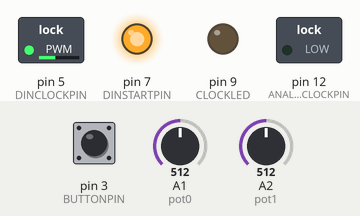
Recording of a sketch running on a simulated Arduino Nano, built with avr-gcc and run on an emulated ATmega328P. Parts: switched loads named in the sketch (green lamp = pin HIGH), output pins drawn as LEDs (lit = HIGH). The test bench sets the inputs (shaded band); at power-on: A1 (pot0) = 512, pin 3 (BUTTONPIN) HIGH, A2 (pot1) = 512. MIDI output is not drawn.

Above: at 1.2 s.
1.3 s: A1 (pot0) set to 306
At 1.77 s:
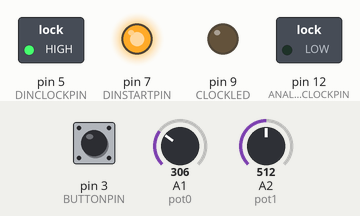
4.3 s: pin 3 (BUTTONPIN) pulled LOW for 0.15 s
At 4.8 s:
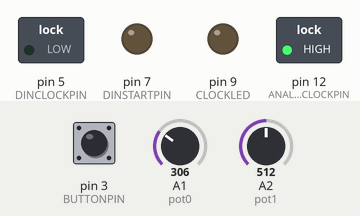
6.0 s: pin 3 (BUTTONPIN) pulled LOW for 1 s
At 8.56 s:
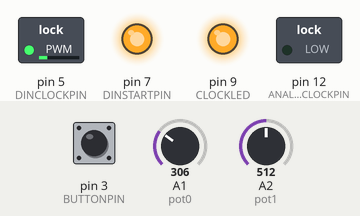
10.0 s: A2 (pot1) set to 306
13.0 s: A1 (pot0) set to 0
At 13.4 s:
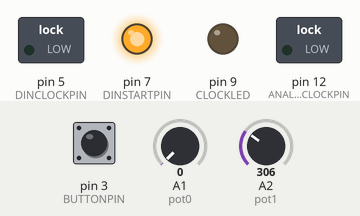
16.0 s: A1 (pot0) set to 122
Timing chart, 0 to 22.8 s (numbered marks = the images above; inputs shaded):
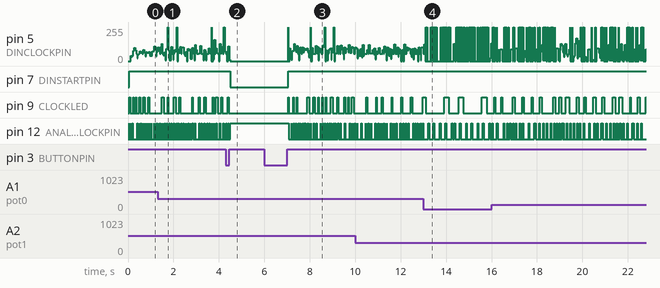

Measured:
- after the input at 4.3 s, pin 7 (DINSTARTPIN): HIGH → LOW after 0.20 s
- after the input at 6.0 s, pin 7 (DINSTARTPIN): LOW → HIGH after 1.1 s

The sketch:

Clocky22.ino
```cpp
/*
  Clocky for Arduino Nano
  Midi and DIN Sync outputter
  March 2022 - Travis Thatcher recompas@gmail.com
*/


/************** EDIT HERE ****************/
#include <MIDI.h>
#include <arduino-timer.h>

// Created and binds the MIDI interface to the default hardware Serial port
MIDI_CREATE_DEFAULT_INSTANCE();

static boolean test = false; // for debugging
int startTime = 0;

// MIDI channel to send messages to
const int channelOut = 1;

// timers
auto clockTimer = timer_create_default();
auto dinClockTimer  = timer_create_default();

/************ END EDIT HERE **************/

//average count
const int numReadings = 20;

//analog readings vars
int idx=0;
int readings0[numReadings];
int readings1[numReadings];

int pot0Total = 0;
int pot1Total = 0;

int pot0Avg = 0;
int pot1Avg = 0;

int pot0 = A1;
int pot1 = A2;


float ppqMs = 0;

long lastDebounceTime = 0;
long debounceDelay = 50;

float tempoScaled = 0;

boolean playing = false;
boolean ticking = false;

float swingOffset = 0;

// 24/qn count
int currentDiv = 0;

int prevToggleRead = 0;

int toggleRead = 0;
const int BUTTONPIN = 3;
const int DINCLOCKPIN = 5;
const int DINSTARTPIN = 7;
const int CLOCKLED = 9;
const int ANALOGCLOCKPIN = 12;

void setup() {


 startTime = millis();
  pinMode(BUTTONPIN, INPUT); // button
  pinMode(DINCLOCKPIN, OUTPUT); // din clock
  digitalWrite(DINCLOCKPIN, LOW);
  pinMode(DINSTARTPIN, OUTPUT); // din start/stop
  digitalWrite(DINSTARTPIN, LOW);
  pinMode(CLOCKLED, OUTPUT); // quarter note clock led
  digitalWrite(CLOCKLED, LOW);
  pinMode(ANALOGCLOCKPIN, OUTPUT); // 16th note clock out
  digitalWrite(ANALOGCLOCKPIN, LOW);

  if(test){
    Serial.begin(9600);
    Serial.println("Hi!");
  }
  else{
    MIDI.begin(1);
    MIDI.turnThruOff();
  }
  readings0[0]=0;
  readings1[0]=0;

}

void dinClockOff(){
  dinClockTimer.cancel();

  digitalWrite(DINCLOCKPIN, LOW);
  return false;
}

void handleTick(){

  clockTimer.cancel();
  ticking = false;
  if(currentDiv%6==0){
    digitalWrite(ANALOGCLOCKPIN, HIGH);
  }else{
    digitalWrite(ANALOGCLOCKPIN, LOW);
  }
  currentDiv++;
  if (currentDiv>23){
    currentDiv = 0;
  }
  if(test){
    //Serial.println("tick yo");
  }else{
    // send midi clock message
    MIDI.sendRealTime(midi::Clock);
  }
  digitalWrite(DINCLOCKPIN, HIGH);
  dinClockTimer.in(ppqMs/2, dinClockOff);
  return false;
}

void toggleState() {

  if (!playing) {
    if(!test){
      MIDI.sendRealTime(midi::Start);
    }else{
      Serial.println("play");
    }
    currentDiv = 0;
    digitalWrite(DINSTARTPIN, HIGH);
    playing = true;
    handleTick();
   } else {

      currentDiv = 0;
      if(!test){
        MIDI.sendRealTime(midi::Stop);
      }else{
        Serial.println("stop");
      }
      digitalWrite(DINSTARTPIN, LOW);
      digitalWrite(DINCLOCKPIN, LOW);
      playing = false;

   }


}

void loop() {

  // handle the start/stop button
  toggleRead = digitalRead(BUTTONPIN);

  if(toggleRead == prevToggleRead) {
    lastDebounceTime = millis();
    prevToggleRead = toggleRead;
  }else if ((millis() - lastDebounceTime) > debounceDelay) {
    if(toggleRead!=0){
      toggleState();
    }
    prevToggleRead = toggleRead;
  }


  // average potentiometer the readings!

  readings0[idx] = analogRead(pot0);
  readings1[idx] = analogRead(pot1);

  idx++;

  if(idx >= numReadings){
    idx=0;
  }
  pot0Total = pot1Total = 0;
  for(int j=0; j<numReadings; j++){
    pot0Total = readings0[j] + pot0Total;
    pot1Total = readings1[j] + pot1Total;
  }
  pot0Avg = pot0Total / numReadings;
  pot1Avg = pot1Total / numReadings;

  //if clock change
  // based on lowest speed of 60bpm = 1 beat per sec, 41.66667 ppq time)
  // calculate swingOffset

  float bpm = (pot0Avg/1023.0)*300+60;

  ppqMs =  (60000/bpm)/24;

  swingOffset = ((pot1Avg/1023.0)*(ppqMs));
  swingOffset = swingOffset*.4;


  if((!ticking)&&(playing==true)){
    if(test){
      if(currentDiv%6==0){
        Serial.println(swingOffset);
        Serial.println(ppqMs);
        Serial.println(bpm);
      }

    }
    ticking = true;
    // 16th delay
    // scheme: move 2nd and 4th 16th time


    if((currentDiv==6)){
      clockTimer.in(ppqMs+(swingOffset*6), handleTick);
    }else if((currentDiv>=7)&&(currentDiv<12)){
      clockTimer.in(ppqMs-swingOffset, handleTick);
    }else
    if((currentDiv==18)){
      clockTimer.in(ppqMs+(swingOffset*6), handleTick);
    }else if((currentDiv>=19)&&(currentDiv<23)){
      clockTimer.in(ppqMs-swingOffset, handleTick);
    }else{
      clockTimer.in(ppqMs, handleTick);
    }


    if(currentDiv < 5){
      digitalWrite(CLOCKLED, HIGH);
    }else{
      digitalWrite(CLOCKLED, LOW);
    }


  }

  clockTimer.tick();
  dinClockTimer.tick();
  //handleTick();

}
```
